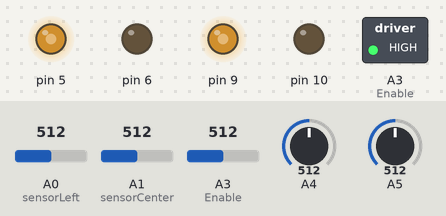
The sketch below on a simulated Arduino Uno, built with avr-gcc and run on an emulated ATmega328P. Parts: switched loads named in the sketch (green lamp = pin HIGH), output pins drawn as LEDs (lit = HIGH). The inputs (shaded band) are chosen by the test bench; at power-on: A0 (sensorLeft) = 512, A1 (sensorCenter) = 512, A4 = 512, A3 (Enable) = 512, A5 = 512.

Above: at 1.2 s.
1.3 s: A0 (sensorLeft) set to 424
2.8 s: A0 (sensorLeft) set to 401
At 3.1 s:
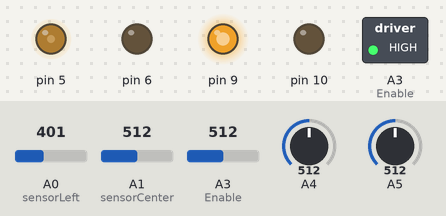
4.3 s: A1 (sensorCenter) set to 390
At 5.5 s:
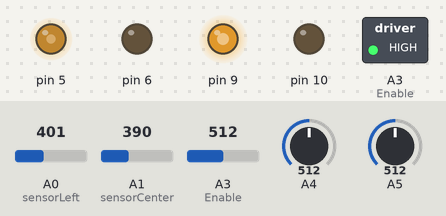
5.8 s: A4 set to 419
7.3 s: A4 set to 395
At 7.8 s:
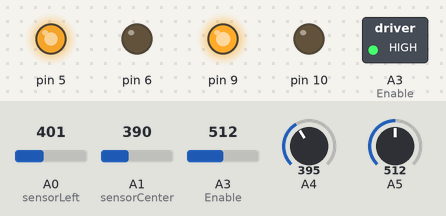
8.8 s: A1 (sensorCenter) set to 426
At 10.1 s:
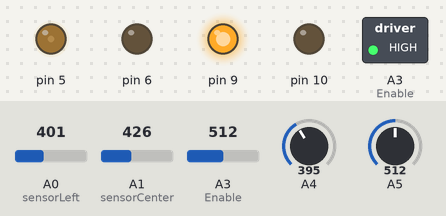
Timing chart, 0 to 11.3 s (numbered marks = the images above; inputs shaded):
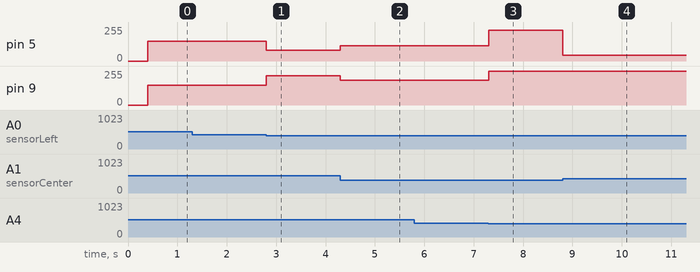

Measured:
- the behaviour switches between 412 and 411 on A0 (sensorLeft) (found by bisection; images 0 and 1)
- the behaviour switches between 412 and 411 on A4 (found by bisection; images 2 and 3)
- the behaviour switches between 412 and 413 on A1 (sensorCenter) (found by bisection; images 3 and 4)
- after the input at 1.3 s, every drawn part: stays the same
- after the input at 2.8 s, pin 5: 150/255 → 80/255 at once; pin 9: 150/255 → 220/255 at once
- after the input at 4.3 s, pin 5: 80/255 → 115/255 at once; pin 9: 220/255 → 185/255 at once
- after the input at 5.8 s, every drawn part: stays the same
- after the input at 7.3 s, pin 5: 115/255 → 231/255 at once; pin 9: 185/255 → 255/255 at once
- after the input at 8.8 s, pin 5: 231/255 → 45/255 at once

The sketch:

xe-pid.ino
```cpp
#define Kp 35
#define Ki 0
#define Kd 0
#define initial_motor_speed 150

#define trig 4
#define echo 3
#define sensorLeft A0
#define sensorCenter A1
#define sensorRight A2
#define Enable A3

int error = 0;
int I = 0;
int previous_error = 0;
int line =800;
int PID_value;
bool enaMotor = true;

void read_sensor_values()
{
  int sensor[5];
  sensor[0]=analogRead(A4);
  sensor[1]=analogRead(A0);
  sensor[2]=analogRead(A1);
  sensor[3]=analogRead(A3);
  sensor[4]=analogRead(A5);

  if((sensor[0]>line)&&(sensor[1]>line)&&(sensor[2]>line)&&(sensor[3]>line)&&(sensor[4]<line))
  error=4;// lech trai
  else if((sensor[0]>line)&&(sensor[1]>line)&&(sensor[2]>line)&&(sensor[3]<line)&&(sensor[4]<line))
  error=3;// lech trai
  else if((sensor[0]>line)&&(sensor[1]>line)&&(sensor[2]>line)&&(sensor[3]<line)&&(sensor[4]>line))
  error=2;// lech trai
  else if((sensor[0]>line)&&(sensor[1]>line)&&(sensor[2]<line)&&(sensor[3]<line)&&(sensor[4]>line))
  error=1;// lech trai
  else if((sensor[0]>line)&&(sensor[1]>line)&&(sensor[2]<line)&&(sensor[3]>line)&&(sensor[4]>line))
  error=0;// di thang
  else if((sensor[0]>line)&&(sensor[1]<line)&&(sensor[2]<line)&&(sensor[3]<line)&&(sensor[4]>line))
  error=0;// line chu T
  else if((sensor[0]>line)&&(sensor[1]<line)&&(sensor[2]<line)&&(sensor[3]>line)&&(sensor[4]>line))
  error=-1;// lech phai
  else if((sensor[0]>line)&&(sensor[1]<line)&&(sensor[2]>line)&&(sensor[3]>line)&&(sensor[4]>line))
  error=-2; // lech phai
  else if((sensor[0]<line)&&(sensor[1]<line)&&(sensor[2]>line)&&(sensor[3]>line)&&(sensor[4]>line))
  error=-3;// lech phai
  else if((sensor[0]<line)&&(sensor[1]>line)&&(sensor[2]>line)&&(sensor[3]>line)&&(sensor[4]>line))
  error=-4;// lech phai
  else if((sensor[0]<line)&&(sensor[1]<line)&&(sensor[2]<line)&&(sensor[3]>line)&&(sensor[4]>line))
  error=-5;// cua trai 90 do
  else if((sensor[0]>line)&&(sensor[1]>line)&&(sensor[2]<line)&&(sensor[3]<line)&&(sensor[4]<line))
  error=5;// cua phai 90 do
  else if((sensor[0]>line)&&(sensor[1]>line)&&(sensor[2]>line)&&(sensor[3]>line)&&(sensor[4]>line))
  error=0;// khong phat hien line
}

void calculate_pid()
{
  int P = error;
  I = I + error;
  int D = error - previous_error;
  PID_value = (Kp * P) + (Ki * I) + (Kd * D);
  previous_error = error;
}

void motor_control(bool enable)
{
  // Calculating the effective motor speed:
  if (enable) {
    int left_motor_speed = initial_motor_speed + PID_value;
    int right_motor_speed = initial_motor_speed - PID_value;

    // The motor speed should not exceed the max PWM value
    constrain(left_motor_speed, 0, 255);
    constrain(right_motor_speed, 0, 255);

    analogWrite(5, left_motor_speed);  //Left Motor Speed
    analogWrite(9, right_motor_speed); //Right Motor Speed
    //following lines of code are to make the bot move forward
    /*The pin numbers and high, low values might be different
      depending on your connections */
    digitalWrite(6, LOW);
    digitalWrite(10, LOW);
  }
  else {
    digitalWrite(5, LOW);
    digitalWrite(9, LOW);
    digitalWrite(6, LOW);
    digitalWrite(10, LOW);
  }
}

int calculate_dis()
{
  digitalWrite(trig, 0);  // tắt chân trig
  delayMicroseconds(2);
  digitalWrite(trig, 1);  // phát xung từ chân trig
  delayMicroseconds(5);   // xung có độ dài 5 microSeconds
  digitalWrite(trig, 0);  // tắt chân trig
  int duration = pulseIn(echo, HIGH);
  int distance = int(duration / 2 / 29.412);
  return distance;
}

void setup() {
  pinMode(Enable, OUTPUT);
  pinMode(sensorRight, INPUT);
  pinMode(sensorCenter, INPUT);
  pinMode(sensorLeft, INPUT);
  pinMode(5 , OUTPUT);
  pinMode(6 , OUTPUT);
  pinMode(9 , OUTPUT);
  pinMode(10, OUTPUT);
  pinMode(trig, OUTPUT);  // chân trig sẽ phát tín hiệu
  pinMode(echo, INPUT);
  // put your setup code here, to run once:
  Serial.begin(9600);
  digitalWrite(Enable, HIGH);
  line = analogRead(sensorCenter) - 100;
}

void loop() {
  static unsigned long previousMillis = 0;
  unsigned long currentMillis = millis();
  if (currentMillis - previousMillis >= 400)
  //{
    //int x = calculate_dis();
   // if ( x > 7)
      enaMotor = true;
    else
      enaMotor = false;
  //}
  read_sensor_values();
  calculate_pid();
  // Serial.println(PID_value);
  motor_control(enaMotor);
  // put your main code here, to run repeatedly:
}
```
